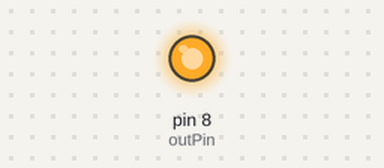
Recording of a sketch running on a simulated Arduino Uno, built with avr-gcc and run on an emulated ATmega328P. On the bench: output pins drawn as LEDs (lit = HIGH).

Above: at 0.2 s.
At 5.5 s:
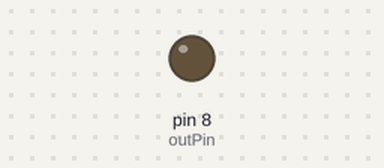
Timing chart, 0 to 6.9 s (numbered marks = the images above):
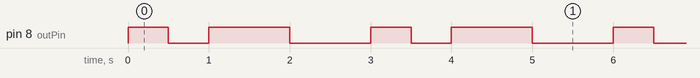

Measured:
- by itself, pin 8 (outPin): repeats every 3.0 s: LOW 0.50 s, HIGH 1.0 s, LOW 1.0 s, HIGH 0.50 s, until it stays LOW from 29.0 s
- by itself, everything shown: repeats every 3.0 s, in 4 steps

The sketch:

Blink_pin8.ino
```cpp
int outPin = 8;
int counter = 0;
void setup() {
  // put your setup code here, to run once:

pinMode(outPin, OUTPUT);
}

void loop() {
  // put your main code here, to run repeatedly:
  // Vilkor
    if ( counter < 10 ) {
      digitalWrite(outPin,HIGH);
      delay(500);
      digitalWrite(outPin,LOW);
      delay(500);
      digitalWrite(outPin,HIGH);
      delay(1000);
      digitalWrite(outPin,LOW);
      delay(1000);
      counter = counter + 1;
    }
}
```
